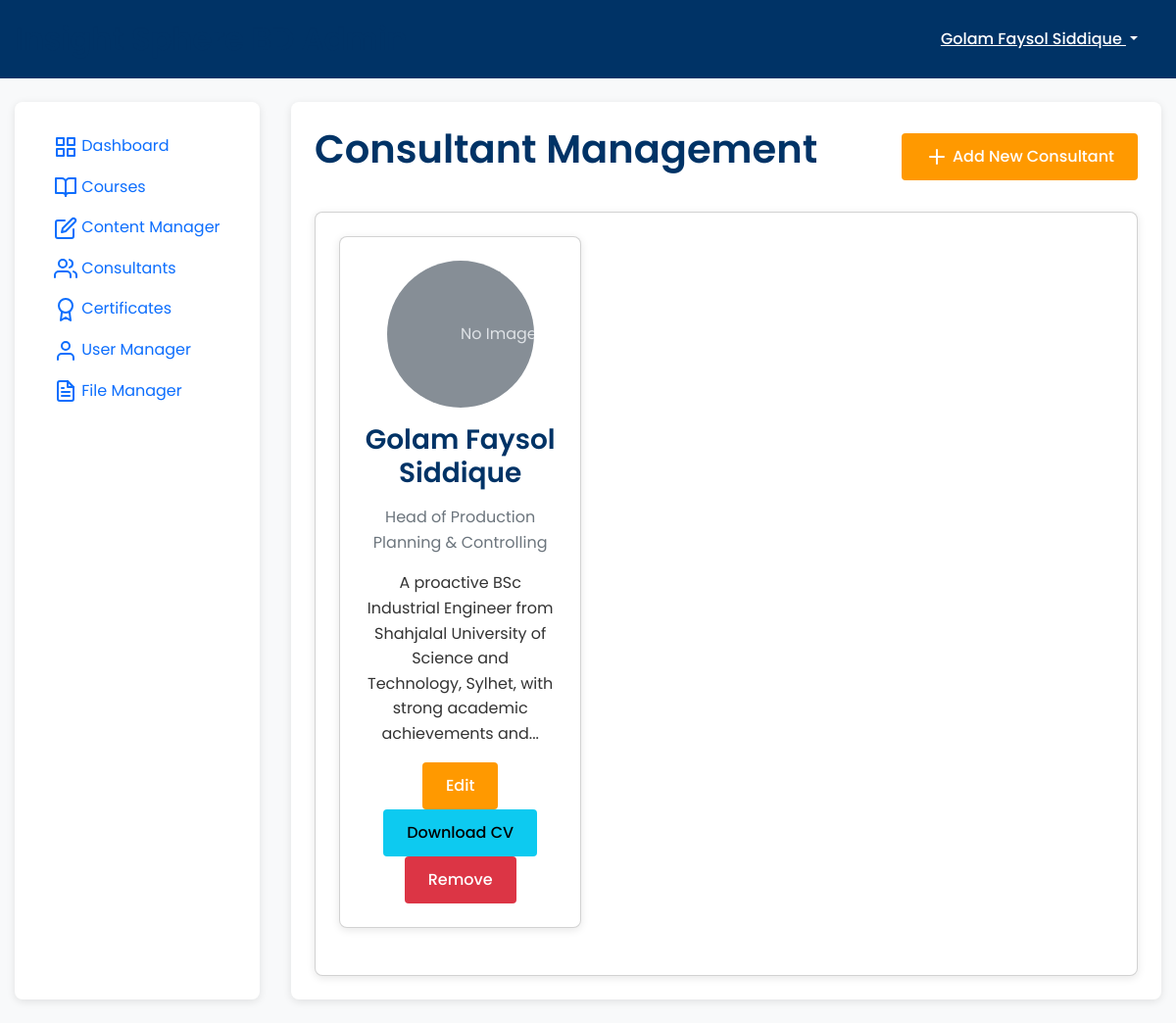
The page /admin/consultants (signed in) on the database as committed earlier.
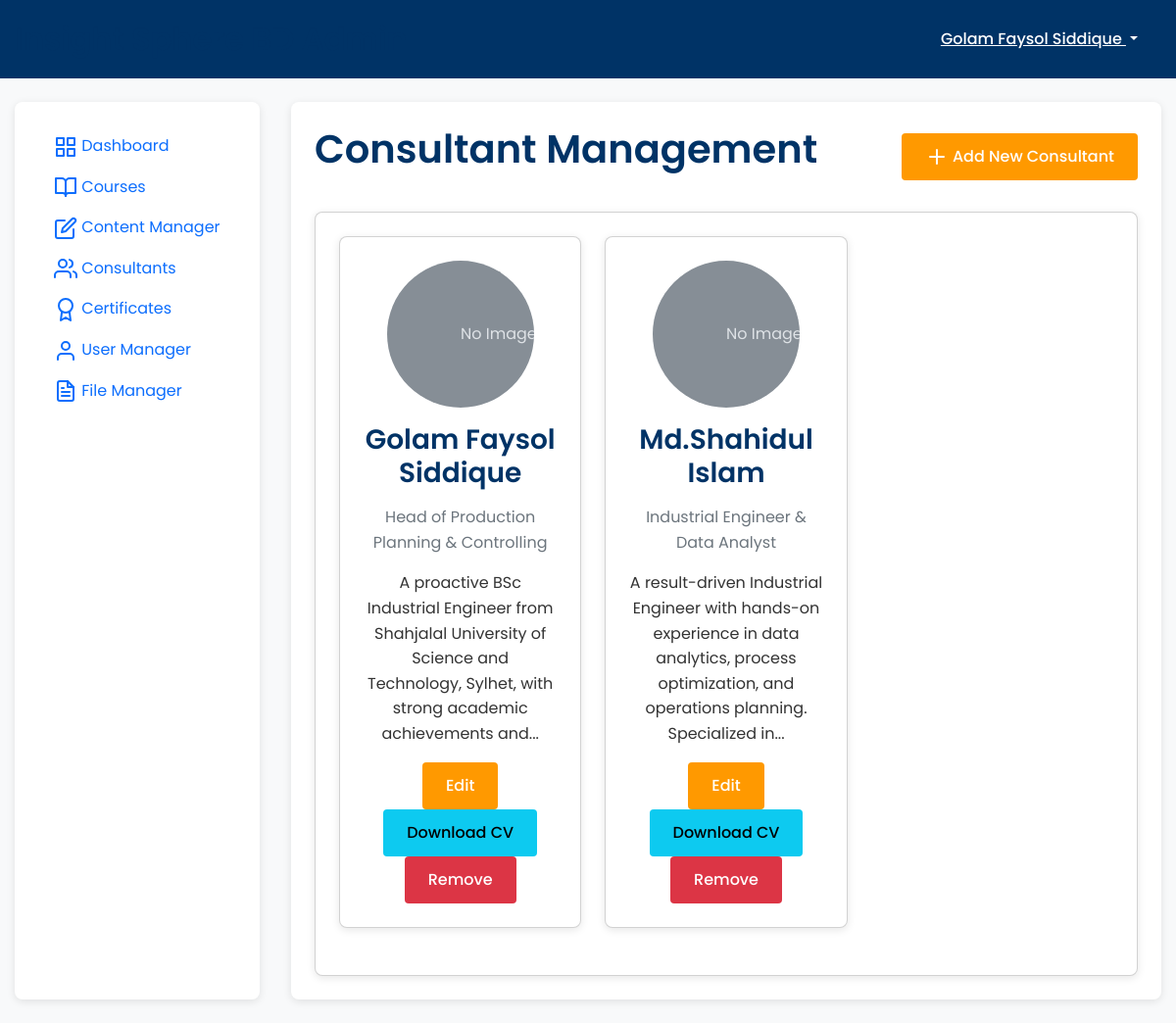
The same page on the database as committed later.
### models.py (models this page shows, shortened)
class User(UserMixin, db.Model):
    id = db.Column(db.Integer, primary_key=True)
    username = db.Column(db.String(64), unique=True, nullable=False)
    email = db.Column(db.String(120), unique=True, nullable=False)
    password_hash = db.Column(db.String(256))
    full_name = db.Column(db.String(100))
    phone = db.Column(db.String(20))
    role = db.Column(db.String(20), default='user')  # user, admin, super_admin, consultant
    created_at = db.Column(db.DateTime, default=datetime.utcnow)
    courses = db.relationship('Course', secondary=registrations,
                             backref=db.backref('participants', lazy='dynamic'))
    payments = db.relationship('Payment', backref='user', lazy=True)
    certificates = db.relationship('Certificate', backref='user', lazy=True)
    is_consultant = db.Column(db.Boolean, default=False)
    bio = db.Column(db.Text)
    position = db.Column(db.String(100))
    photo_url = db.Column(db.String(255))
    photo_filename = db.Column(db.String(255), nullable=True)
    cv_filename = db.Column(db.String(255), nullable=True)
    def is_admin(self):
        return self.role in ['admin', 'super_admin']
    def is_super_admin(self):
        return self.role == 'super_admin'
    @property
    def is_authenticated(self):
        return True

### routes/admin.py (the view)
    def decorated_function(*args, **kwargs):
        if not current_user.is_authenticated or not current_user.is_admin():
            abort(403)
        return f(*args, **kwargs)

### app.py (called while the page is built)
@login_manager.user_loader
def load_user(user_id):
    from models import User
    return User.query.get(int(user_id))

@app.context_processor
def inject_config():
    from datetime import datetime
    return {'config': app.config, 'now': datetime.utcnow()}

### routes/admin.py (called while the page is built)
def admin_required(f):
    def decorated_function(*args, **kwargs):
        if not current_user.is_authenticated or not current_user.is_admin():
            abort(403)
        return f(*args, **kwargs)
    decorated_function.__name__ = f.__name__
    return login_required(decorated_function)

@admin_bp.route('/consultants')
@admin_required
def consultant_manager():
    consultants = User.query.filter_by(is_consultant=True).all()
    return render_template('admin/consultant_manager.html',
                         title='Consultant Manager',
                         consultants=consultants)

### templates/admin/consultant_manager.html (shortened to what this page needs)
{% extends "admin/layout.html" %}
{% block content %}
<div class="d-flex justify-content-between align-items-center mb-4">
    <h1>Consultant Management</h1>
    <a href="{{ url_for('admin.consultant_add') }}" class="btn btn-primary">
        <i data-feather="plus"></i> Add New Consultant
    </a>
</div>
<div class="card">
    <div class="card-content">
        {% if consultants %}
            <div class="row">
                {% for consultant in consultants %}
                    <div class="col-md-4 mb-4">
                        <div class="card h-100">
                            <div class="card-content text-center">
                                {% if consultant.photo_url %}
                                    <img src="{{ consultant.photo_url }}" alt="{{ consultant.full_name }}" class="rounded-circle mb-3" style="width: 150px; height: 150px; object-fit: cover;">
                                {% else %}
                                    <svg class="bd-placeholder-img rounded-circle mb-3" width="150" height="150" xmlns="http://www.w3.org/2000/svg" role="img" aria-label="Placeholder: Consultant" preserveAspectRatio="xMidYMid slice" focusable="false">
                                        <text x="50%" y="50%" fill="#dee2e6" dy=".3em">No Image</text>
                                    </svg>
                                {% endif %}
                                <h3>{{ consultant.full_name }}</h3>
                                <p class="text-muted">{{ consultant.position }}</p>
                                <div class="bio mb-3">
                                    {{ consultant.bio|truncate(150)|safe }}
                                </div>
                                <div class="mt-auto">
                                    <a href="{{ url_for('admin.consultant_edit', consultant_id=consultant.id) }}" class="btn btn-primary">Edit</a>
                                    {% if consultant.cv_filename %}
                                        <a href="{{ url_for('admin.download_cv', consultant_id=consultant.id) }}" class="btn btn-info" target="_blank">Download CV</a>
                                    {% endif %}
                                    <button type="button" class="btn btn-danger" data-bs-toggle="modal" data-bs-target="#deleteModal{{ consultant.id }}">
                                        Remove
                                    </button>
                                </div>
                            </div>
                        </div>
                    </div>
                {% endfor %}
            </div>
        {% else %}
            <div class="alert alert-info">
                <p>No consultants found. Click the "Add New Consultant" button to create one.</p>
            </div>
        {% endif %}
    </div>
</div>
{% endblock %}

### templates/admin/layout.html (shortened to what this page needs)
<!DOCTYPE html>
<html lang="en">
<head>
    <link rel="stylesheet" href="https://cdn.jsdelivr.net/npm/bootstrap@5.2.3/dist/css/bootstrap.min.css">
    <link rel="stylesheet" href="https://cdn.jsdelivr.net/npm/feather-icons/dist/feather.min.css">
    <link rel="stylesheet" href="{{ url_for('static', filename='css/main.css') }}">
</head>
<body>
    <header class="admin-header">
        <div class="admin-container">
            <div class="d-flex justify-content-between align-items-center">
                <div class="d-flex align-items-center">
                    <h2 class="m-0">Insight Sphere BD Admin</h2>
                </div>
                <div class="d-flex align-items-center">
                    <div class="dropdown">
                        <button class="btn btn-link text-white dropdown-toggle" type="button" id="userDropdown" data-bs-toggle="dropdown" aria-expanded="false">
                            {{ current_user.full_name or current_user.username }}
                        </button>
                    </div>
                </div>
            </div>
        </div>
    </header>
    <div class="admin-container my-4">
        <div class="admin-layout">
            <div class="admin-sidebar">
                <nav>
                    <ul class="nav flex-column">
                        <li class="nav-item">
                            <a class="nav-link {% if request.path == url_for('admin.dashboard') %}active{% endif %}" href="{{ url_for('admin.dashboard') }}">
                                <i data-feather="grid"></i> Dashboard
                            </a>
                        </li>
                        <li class="nav-item">
                            <a class="nav-link {% if 'course' in request.path %}active{% endif %}" href="{{ url_for('admin.course_manager') }}">
                                <i data-feather="book-open"></i> Courses
                            </a>
                        </li>
                        <li class="nav-item">
                            <a class="nav-link {% if 'content' in request.path %}active{% endif %}" href="{{ url_for('admin.content_editor') }}">
                                <i data-feather="edit"></i> Content Manager
                            </a>
                        </li>
                        <li class="nav-item">
                            <a class="nav-link {% if 'consultant' in request.path %}active{% endif %}" href="{{ url_for('admin.consultant_manager') }}">
                                <i data-feather="users"></i> Consultants
                            </a>
                        </li>
                        <li class="nav-item">
                            <a class="nav-link {% if 'certificate' in request.path %}active{% endif %}" href="{{ url_for('admin.certificate_templates') }}">
                                <i data-feather="award"></i> Certificates
                            </a>
                        </li>
                        {% if current_user.is_super_admin() %}
                            <li class="nav-item">
                                <a class="nav-link {% if 'users' in request.path %}active{% endif %}" href="{{ url_for('admin.user_manager') }}">
                                    <i data-feather="user"></i> User Manager
                                </a>
                            </li>
                            <li class="nav-item">
                                <a class="nav-link {% if 'file-manager' in request.path or 'file-edit' in request.path %}active{% endif %}" href="{{ url_for('admin.file_manager') }}">
                                    <i data-feather="file-text"></i> File Manager
                                </a>
                            </li>
                        {% endif %}
                    </ul>
                </nav>
            </div>
            <div class="admin-content">
                {% block content %}{% endblock %}
            </div>
        </div>
    </div>
</body>
</html>

Rows that differ between the two databases and show on the page:
now on this page (row edited): User: shows "No Image", full_name "Md.Shahidul Islam", position "Industrial Engineer & Data Analyst", bio "A result-driven Industrial Engineer with hands-on experience in data analytics, process optimization, and operations planning. Specialized in..."
